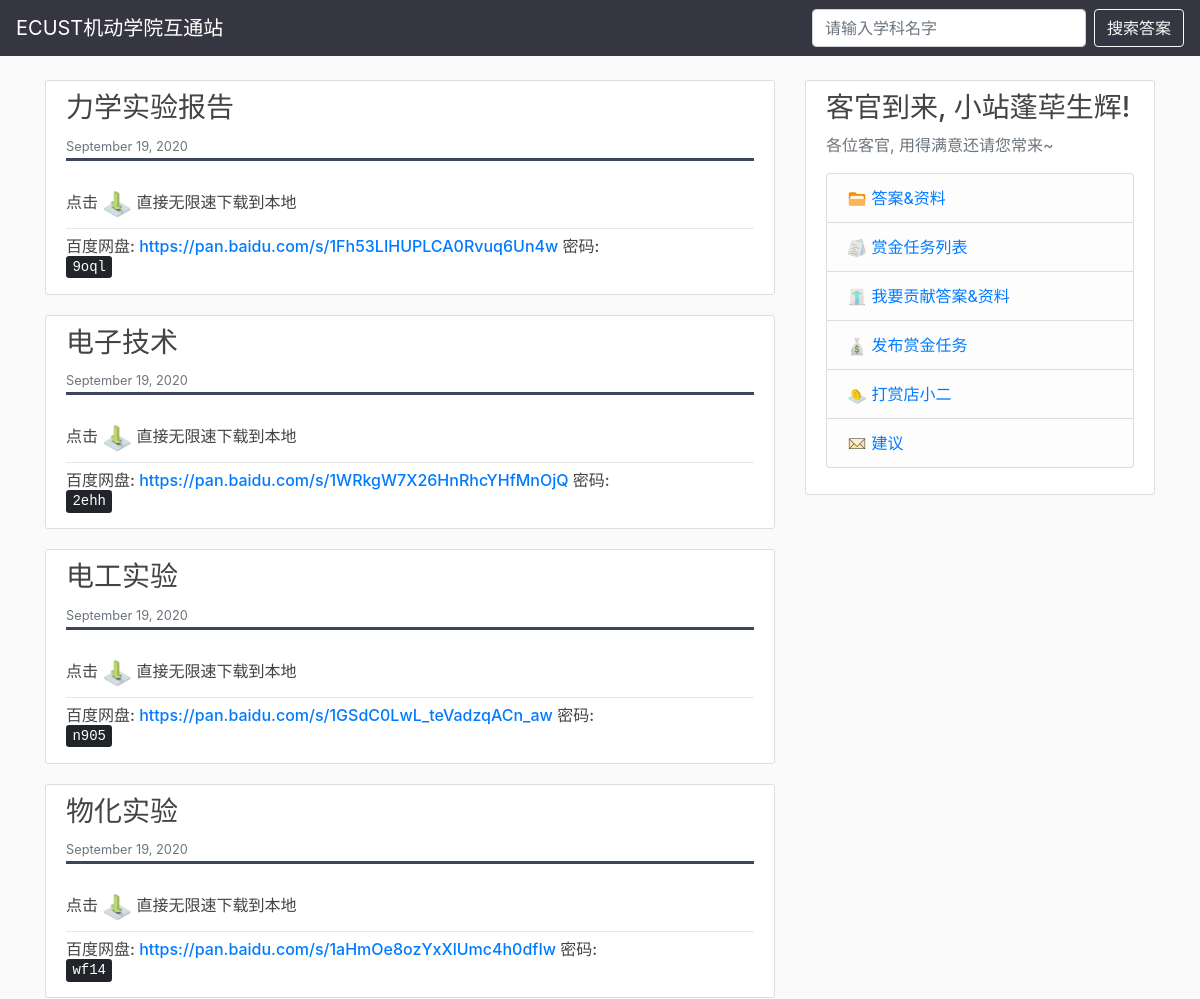
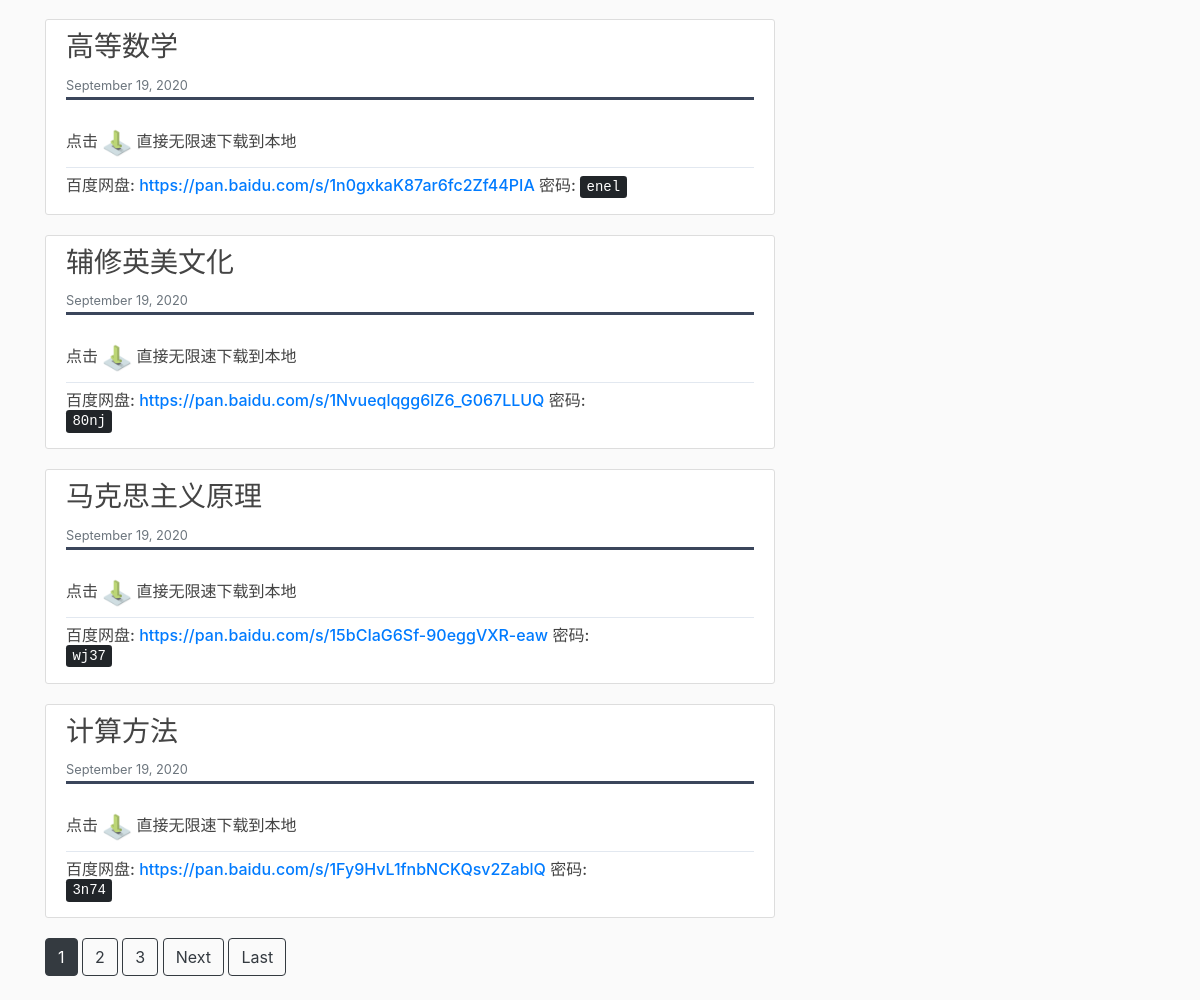
The app's page /answers/ with its own data (2 pictures, top to bottom).
### answers/models.py (models this page shows, shortened)
class Resource(models.Model):
    title = models.CharField(max_length=50)
    introduce = models.TextField()
    location = models.TextField()
    key = models.TextField()
    date_posted = models.DateTimeField(default=timezone.now)

### answers/views.py (the view)
# urls.py: path('answers/', answers_view.ResourceListView.as_view(), name='answers'),
class ResourceListView(ListView):
    model = Resource
    template_name = 'answers/answer_page.html'
    context_object_name = 'resources'
    ordering = ['-date_posted']
    paginate_by = 8

### answers/templates/answers/answer_page.html (shortened to what this page needs)
{%  extends 'main_page/base.html'%}
{% block content %}
{% load static %}
{% for resource in resources %}
<article class="media content-section">
    <div class="media-body">
        <div class="article-metadata">
            <h3 class="mr-2">{{ resource.title }}</h3>
            <small class="text-muted">{{ resource.date_posted|date:"F d, Y" }}</small>
        </div>
        <br>
        <div class="row">
            <div class="col-10 text-warp">
                <h6 class="text-break">
                    点击
                    <a href="{{ resource.introduce}}">
                        <img src="{% static 'tip/download.png'%}" width="30" height="30" alt="" loading="lazy">
                    </a>
                    直接无限速下载到本地
                </h6>
            </div>
        </div>
        <div class="separator"></div>
        <div class="row">
            <div class="col-10 text-warp">
                <h6 class="text-break">百度网盘: <a href="{{ resource.location}}">{{ resource.location}}</a>
                    密码: <kbd>{{ resource.key}}</kbd>
                </h6>
            </div>
        </div>
    </div>
</article>
{% endfor %}
{% for num in page_obj.paginator.page_range %}
{% if page_obj.number == num %}
<a class="btn btn-dark mb-4" href="?page={{ num }}">{{ num }}</a>
{% elif num > page_obj.number|add:'-3' and num < page_obj.number|add:'3' %}
<a class="btn btn-outline-dark mb-4" href="?page={{ num }}">{{ num }}</a>
{% endif %}
{% endfor %}
{% if page_obj.has_next %}
<a class="btn btn-outline-dark mb-4" href="?page={{ page_obj.next_page_number }}">Next</a>
<a class="btn btn-outline-dark mb-4" href="?page={{ page_obj.paginator.num_pages }}">Last</a>
{% endif %}
{% endblock content %}

### main_page/static/main_page/main_page_modifier.css (style rules this page uses)
body { background: #fafafa; color: #333333; margin-top: 5rem; }
h1, h2, h3, h4, h5, h6 { color: #444444; }
.content-section { background: #ffffff; padding: 10px 20px; border: 1px solid #dddddd; border-radius: 3px; margin-bottom: 20px; }
.article-metadata { padding-bottom: 1px; margin-bottom: 4px; border-bottom: 3px solid #3B465B }
.text-break { word-break: break-word; }
.separator { padding-bottom: 1px; margin-bottom: 8px; border-bottom: 1px solid #E2E8F0 }

### records on screen
Resource: title "力学实验报告", date_posted "September 19, 2020", location "https://pan.baidu.com/s/1Fh53LIHUPLCA0Rvuq6Un4w", key "9oql"
Resource: title "电子技术", date_posted "September 19, 2020", location "https://pan.baidu.com/s/1WRkgW7X26HnRhcYHfMnOjQ", key "2ehh"
Resource: title "电工实验", date_posted "September 19, 2020", location "https://pan.baidu.com/s/1GSdC0LwL_teVadzqACn_aw", key "n905"
Resource: title "物化实验", date_posted "September 19, 2020", location "https://pan.baidu.com/s/1aHmOe8ozYxXlUmc4h0dfIw", key "wf14"
Resource: title "高等数学", date_posted "September 19, 2020", location "https://pan.baidu.com/s/1n0gxkaK87ar6fc2Zf44PIA", key "enel"
Resource: title "辅修英美文化", date_posted "September 19, 2020", location "https://pan.baidu.com/s/1Nvueqlqgg6lZ6_G067LLUQ", key "80nj"
Resource: title "马克思主义原理", date_posted "September 19, 2020", location "https://pan.baidu.com/s/15bCIaG6Sf-90eggVXR-eaw", key "wj37"
Resource: title "计算方法", date_posted "September 19, 2020", location "https://pan.baidu.com/s/1Fy9HvL1fnbNCKQsv2ZablQ", key "3n74"

### other values on screen
{{ num }} "1"
{{ num }} "2" "3"
